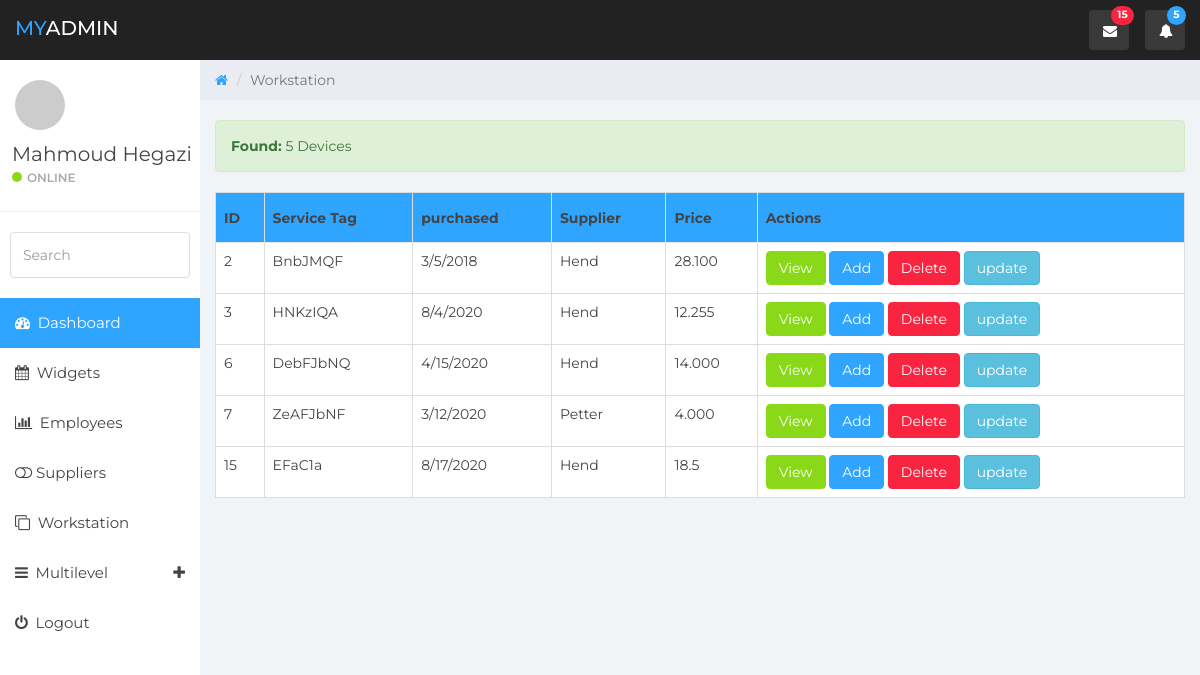
The app's page /myadmin/workstation.php (signed in) with its own data.
### tables this page shows
CREATE TABLE `users` (
  `name` varchar(45) NOT NULL,
  `image` text,
  `password` varchar(62) NOT NULL,
  `id` int(11) NOT NULL,
  `username` varchar(11) NOT NULL
);

CREATE TABLE `workstation` (
  `id` int(25) NOT NULL,
  `service_tag` varchar(50) NOT NULL,
  `manufacture` varchar(50) DEFAULT NULL COMMENT 'model',
  `purchased_date` varchar(25) NOT NULL,
  `supplier_id` int(11) NOT NULL,
  `price` varchar(50) DEFAULT NULL,
  `history` text NOT NULL,
  `status` enum('old','new') NOT NULL COMMENT 'new or old',
  `images` text NOT NULL,
  `model` varchar(50) DEFAULT NULL,
  `type` enum('laptop','computer') NOT NULL
);

CREATE TABLE `suppliers` (
  `sup_id` int(11) NOT NULL COMMENT 'supplier_id',
  `name` varchar(50) NOT NULL,
  `mobile` varchar(20) NOT NULL,
  `sup_image` text COMMENT 'if no images uploaded upload default value',
  `sup_history` text,
  `extra_data` text
);

### myadmin/includes/handle_login.php (called while the page is built, shortened)
<?php
global $con;
$getloged_id = $_SESSION['id'];
$query = "SELECT * FROM users WHERE id=" . $getloged_id;
$res = mysqli_query($con, $query);
while ($row = mysqli_fetch_assoc($res)) {
	 $user = $row['name'];
}
?>

### myadmin/includes/workstations_function.php (the view, shortened to what this page needs)
<?php
function getdevices() {
global $con;
$query = "SELECT * FROM workstation";
$result = mysqli_query($con, $query);
$devices_count = mysqli_num_rows($result);
		 echo "<br /><div class='alert alert-success'>
           <strong>Found: </strong>" . $devices_count ." Devices</div>";
?>
    <thead>
      <tr>
        <th>ID</th>
        <th>Service Tag</th>
        <th>purchased</th>
        <th>Supplier</th>
	<th>Price</th>
	<th>Actions</th>
      </tr>
    </thead>
    <tbody>
<?php
$r = 0;
     while ($row = mysqli_fetch_assoc($result)) {
	     $device_id = $row['id'];
		 $device_tag = $row['service_tag'];
		 $device_purchased = $row['purchased_date'];
		 $device_supplier_id = $row['supplier_id'];
		 $device_price = $row['price'];
		 $r += 1;
		 $super_query = "SELECT name FROM suppliers WHERE sup_id=" . $device_supplier_id;
		 $res1 = mysqli_query($con, $super_query);
		 while ($record1 = mysqli_fetch_assoc($res1)) {
			$supp_name = $record1['name'];
		 }
?>
      <tr>
        <td><?php echo $device_id; ?></td>
        <td><?php echo $device_tag; ?></td>
        <td><?php echo $device_purchased; ?></td>
		<td><?php echo $supp_name; ?></td>
		<td><?php echo $device_price; ?></td>
        <td>
		<button type="button" class="btn btn-success border-success" data-toggle="modal" data-target="#myModal<?php echo $r;?>">View</button>
		<button class="btn btn-primary border-success">Add</button>
		<a href='workstation.php?delete_device=<?php echo $device_id ?>'><button class="btn btn-danger">Delete</button></a> <button class="btn btn-info">update</button>
		</td>
      </tr>
<?php }}
	getdevices();
?>
    </tbody>
  </table>

### myadmin/includes/aside.php (shortened to what this page needs)
<?php include 'db.php'; ?>
<?php
include 'handle_login.php';
?>
<nav class="navbar navbar-custom navbar-fixed-top" role="navigation">
		<div class="container-fluid">
			<div class="navbar-header">
				<a class="navbar-brand" href="#"><span>My</span>Admin</a>
				<ul class="nav navbar-top-links navbar-right">
					<li class="dropdown"><a class="dropdown-toggle count-info" data-toggle="dropdown" href="#">
						<em class="fa fa-envelope"></em><span class="label label-danger">15</span>
					</a>
					</li>
					<li class="dropdown"><a class="dropdown-toggle count-info" data-toggle="dropdown" href="#">
						<em class="fa fa-bell"></em><span class="label label-info">5</span>
					</a>
					</li>
				</ul>
			</div>
		</div>
	</nav>
	<div id="sidebar-collapse" class="col-sm-3 col-lg-2 sidebar">
		<div class="profile-sidebar">
			<div class="profile-userpic">
				<img src="http://placehold.it/50/30a5ff/fff" class="img-responsive" alt="">
			</div>
			<div class="profile-usertitle">
				<div class="profile-usertitle-name"><?php
                    echo $user;
				 ?></div>
				<div class="profile-usertitle-status"><span class="indicator label-success"></span>Online</div>
			</div>
		</div>
		<form role="search">
			<div class="form-group">
				<input type="text" class="form-control" placeholder="Search">
			</div>
		</form>
		<ul class="nav menu">
			<li class="active"><a href="includes/register.php"><em class="fa fa-dashboard">&nbsp;</em> Dashboard</a></li>
			<li><a href="widgets.html"><em class="fa fa-calendar">&nbsp;</em> Widgets</a></li>
			<li><a href="./employees.php"><em class="fa fa-bar-chart">&nbsp;</em> Employees</a></li>
			<li><a href="./suppliers.php"><em class="fa fa-toggle-off">&nbsp;</em>Suppliers</a></li>
			<li><a href="./workstation.php"><em class="fa fa-clone">&nbsp;</em> Workstation</a></li>
			<li class="parent "><a data-toggle="collapse" href="#sub-item-1">
				<em class="fa fa-navicon">&nbsp;</em> Multilevel <span data-toggle="collapse" href="#sub-item-1" class="icon pull-right"><em class="fa fa-plus"></em></span>
				</a>
			</li>
			<li><a href="login.html"><em class="fa fa-power-off">&nbsp;</em> Logout</a></li>
		</ul>
	</div>

### records on screen
users: name "Mahmoud Hegazi"
workstation: id "2", service_tag "BnbJMQF", purchased_date "3/5/2018", supplier.name "Hend", price "28.100"
workstation: id "3", service_tag "HNKzIQA", purchased_date "8/4/2020", supplier.name "Hend", price "12.255"
workstation: id "6", service_tag "DebFJbNQ", purchased_date "4/15/2020", supplier.name "Hend", price "14.000"
workstation: id "7", service_tag "ZeAFJbNF", purchased_date "3/12/2020", supplier.name "Petter", price "4.000"
workstation: id "15", service_tag "EFaC1a", purchased_date "8/17/2020", supplier.name "Hend", price "18.5"

### other values on screen
$devices_count "5"
